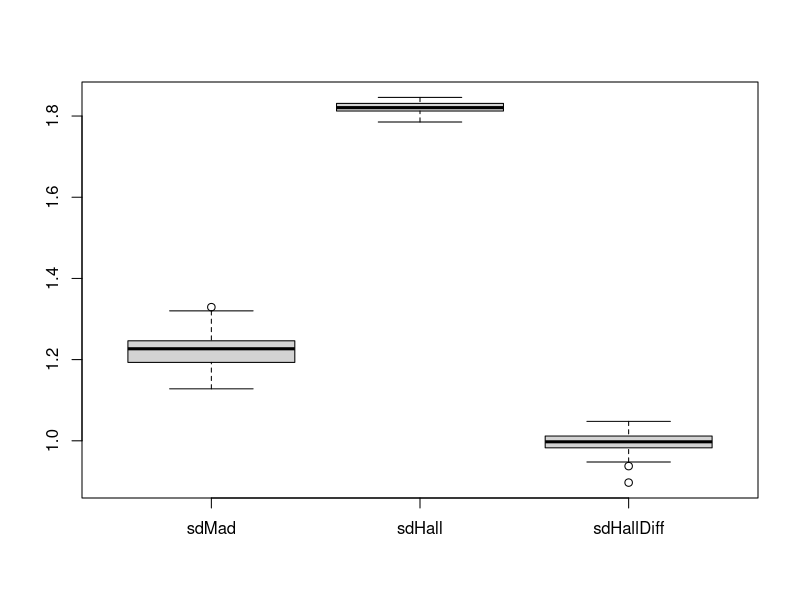
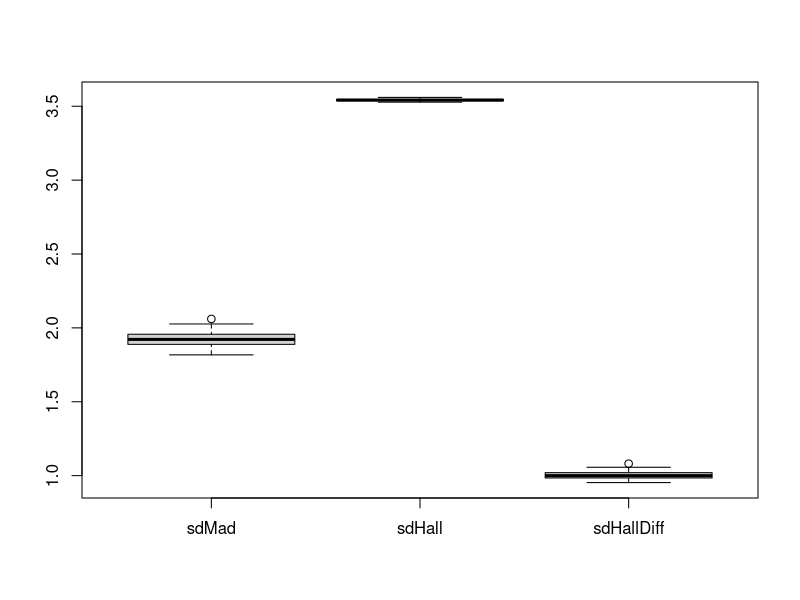
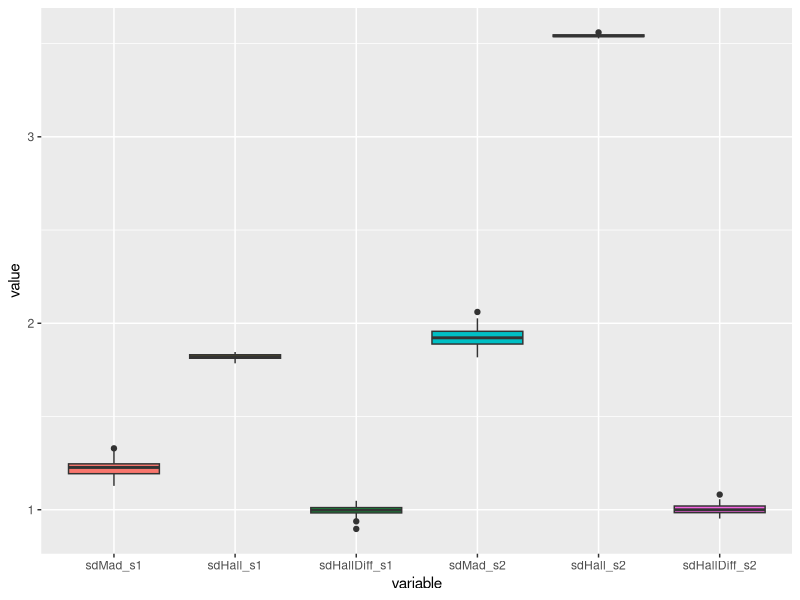

Source code (R) for these figures, in order:

# the sdDiff function gives an estimate of the standard deviation with two possible methods (HALL, MAD)

sdDiff <- function(x, method = 'HALL')
{
  if(is.numeric(x) == FALSE || length(x) < 2){stop('x is not a numeric vector of length > 1')}
  if(method == "HALL")
  {
    n = length(x)
    wei <- c(0.1942, 0.2809, 0.3832, -0.8582)
    mat <- wei %*% t(x)
    mat[2, -n] = mat[2, -1]
    mat[3, -c(n-1, n)] = mat[3, -c(1, 2)]
    mat[4, -c(n-2, n-1, n)] = mat[4, -c(1, 2, 3)]
    return(sqrt(sum(apply(mat[, -c(n-2, n-1, n)], 2, sum)^2) / (n-3)))
  }
  if(method == "MAD")
  {
    return(mad(diff(x)/sqrt(2)))
  }
  return(NULL)
}

# the estim_sigma function gives an estimate of the standard deviation 
# with three possible methods (HALL, MAD, sdHallDiff) based on the previous sdDiff function

estim_sigma <- function(signal, sigma, nbSimus)
{
  # the new normalization coefficient
  d0 <- 0.1942
  d1 <- 0.2809
  d2 <- 0.3832
  d3 <- -0.8582
  corrector <- sqrt(d3^2 + (d2-d3)^2 + (d1-d2)^2 + (d0-d1)^2 + d0^2)
  
  #data generation
  n <- length(signal)
  y <- signal + rnorm(n, 0, sigma)
  
  sdMad <- sdDiff(y, method = "MAD")
  sdHall <- sdDiff(y, method = "HALL")
  sdHallDiff <- sdDiff(diff(y), method = "HALL")/corrector
  
  response <- c(sdMad = sdMad, sdHall = sdHall, sdHallDiff = sdHallDiff)
  return(response)
}

#####
##### SIMULATIONS
#####

nbSimus <- 100 #number of simulations

sigma <- 1 # We choose a noise level (standard deviation)
n <- 333 # data length is 3*n

signal1 <- c(seq(from = 0, to = n, length.out = n), seq(from = n, to = 0, length.out = n),  seq(from = 0, to = n, length.out = n))
signal2 <- n * cos(3*pi/(3*n) * 0:(3*n-1))

##### estimation nbSimus times of the three sd estimates #####
res_signal1 <- replicate(nbSimus, estim_sigma(signal1, sigma))
res_signal2 <- replicate(nbSimus, estim_sigma(signal2, sigma))

df_s1 <- as.data.frame(t(res_signal1))
df_s2 <- as.data.frame(t(res_signal2))

############################# 
########## results ########## 
############################# 

colMeans(df_s1)
colMeans(df_s2)

apply(df_s1, 2, sd)
apply(df_s2, 2, sd)

## Simple boxplots
boxplot(df_s1)
boxplot(df_s2)

## Fancy boxplots
library(ggplot2)
library(reshape2)
df <- cbind(df_s1, df_s2)
colnames(df) <- c("sdMad_s1", "sdHall_s1", "sdHallDiff_s1", "sdMad_s2", "sdHall_s2", "sdHallDiff_s2")
ggplot(data = melt(df), aes(x=variable, y=value)) + geom_boxplot(aes(fill=variable)) + theme(legend.position="none")




